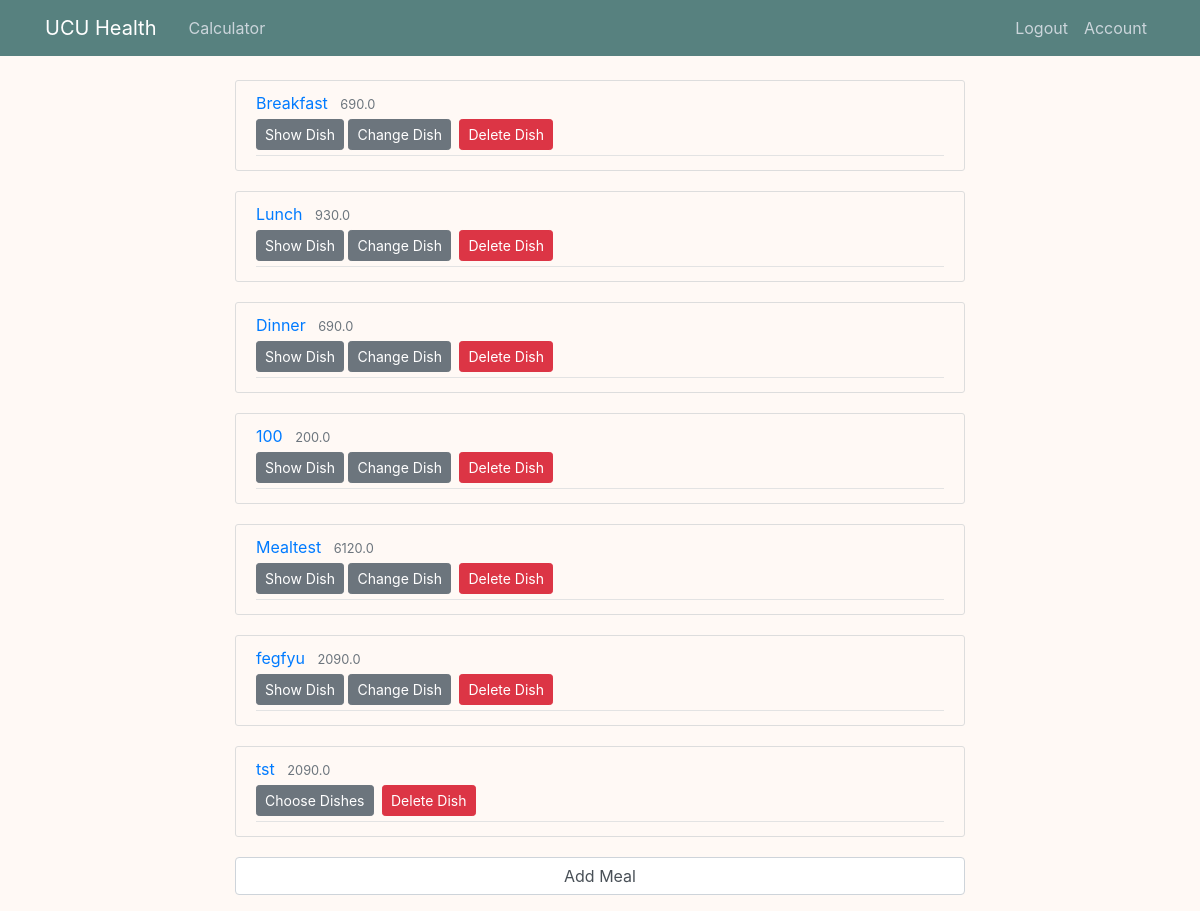
/main (signed in), run on an earlier commit of the app's database.
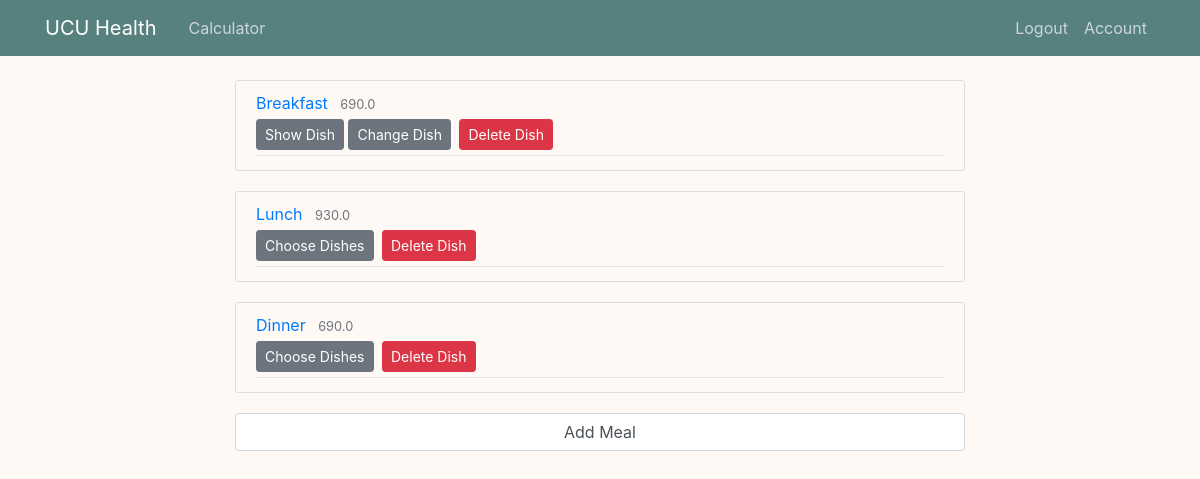
And on a later commit of the database.
### main/models.py (models this page shows, shortened)
class Meal(db.Model):
    id = db.Column(db.Integer, primary_key = True)
    name = db.Column(db.String(30), nullable = False)
    calories = db.Column(db.Float, nullable = False)
    proteins = db.Column(db.Float, nullable = False)
    carbs = db.Column(db.Float, nullable = False)
    fats = db.Column(db.Float, nullable = False)
    choicen = db.Column(db.Integer, nullable = False, default = 0)
    date_added = db.Column(db.DateTime, nullable = False,
        default = datetime.date(datetime.utcnow()))
    user_id = db.Column(db.Integer, db.ForeignKey("user.id"), default = 0)
    dishes = db.relationship('Dish', backref = 'meal', lazy=True)

### main/routes.py (the view, shortened to what this page needs)
@app.route("/")
@app.route("/main", methods=['GET', 'POST'])
def main():
    if not current_user.is_authenticated:
        return render_template('home.html', title = 'Home')
    meals = Meal.query.filter_by(date_added = datetime(*tuple(map(int,
            datetime.utcnow().strftime('%Y-%m-%d').split('-')))), user_id = current_user.id).all()
    return render_template('main.html', title = 'Main', meals = meals)

### main/models.py (called while the page is built)
@login_manager.user_loader
def load_user(user_id):
    return User.query.get(int(user_id))

### main/templates/main.html (shortened to what this page needs)
{% extends "layout.html" %}
{% block content %}
<form method="POST" action="">
  {% for meal in meals %}
  <article class="media content-section">
    <div class="media-body">
    <div class="article-metadata">
        <a class="mr-2" href="#">{{ meal.name }}</a>
        <small class="text-muted">{{ meal.calories }}</small>
        <div>
            {% if meal.choicen == False %}
              <a class="btn btn-secondary btn-sm mt-1 mb-1" href="{{url_for('choose_dishes', meal_id = meal.id)}}">Choose Dishes</a>
            {% else %}
              <a class="btn btn-secondary btn-sm mt-1 mb-1" href="{{url_for('show_dish', meal_id = meal.id)}}">Show Dish</a>
              <a class="btn btn-secondary btn-sm mt-1 mb-1" href="{{url_for('view_dishes', meal_id = meal.id)}}">Change Dish</a>
            {% endif %}
            <a class="btn btn-danger btn-sm m-1" href="{{url_for('delete_meal', meal_id = meal.id)}}">Delete Dish</a>
        </div>
  </article>
  {% endfor %}
  <form method="POST" action="">
    <div class="form-group">
      <input type="submit", name="submit_button", value="Add Meal", class="form-control", id="all_meal">
    </div>
  </form>
</form>
{% endblock content %}

What changed in the data, as far as the page shows it:
no longer on this page (row edited): Meal: name "100", calories "200.0"
removed Meal: name "Mealtest", calories "6120.0"
removed Meal: name "fegfyu", calories "2090.0"
removed Meal: name "tst", calories "2090.0"
changed Meal "Lunch": choicen "Show Dish Change Dish" → "Choose Dishes"
changed Meal "Dinner": choicen "Show Dish Change Dish" → "Choose Dishes"
